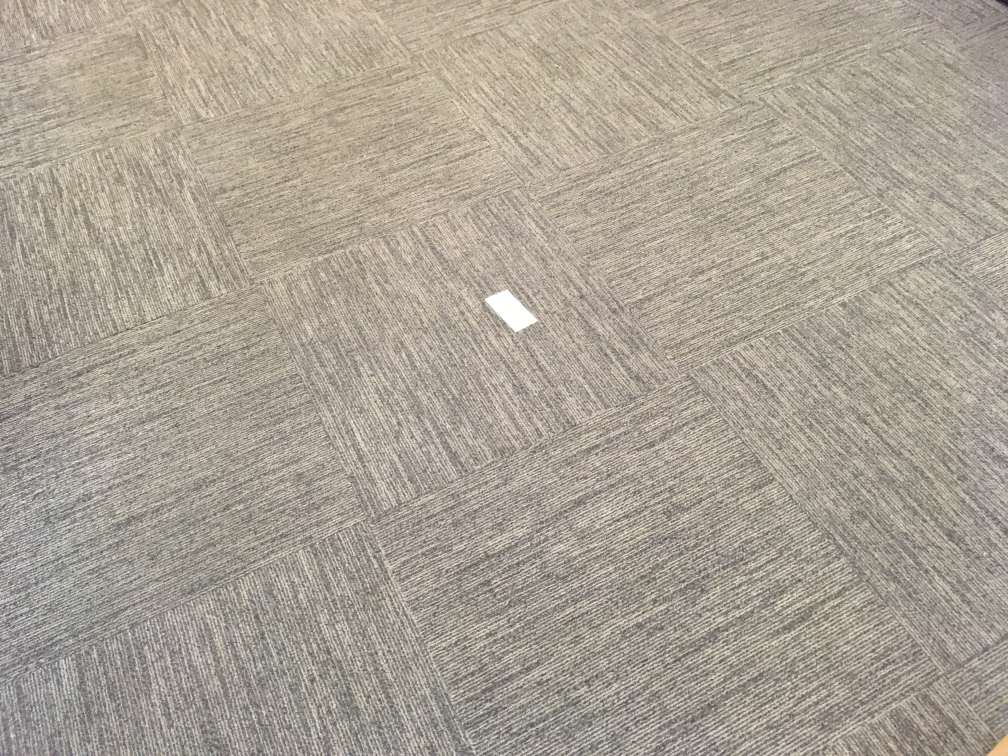
#> input picture IMG_0006.JPG, 4032 x 3024 px, found by its file name (shown at 1/4 size)
$ python main.py
#> lines starting #> are read from the running program, lines starting #| are printed output that depends on the picture; after the words box and inside, x2 and y2 are one past the last pixel; in counts of white or black regions, pixels touching at a corner belong together
### grip.py
import cv2
import numpy
import math
from enum import Enum

class GripPipeline:
    """
    An OpenCV pipeline generated by GRIP.
    """

    def __init__(self):
        """initializes all values to presets or None if need to be set
        """

        self.__hsl_threshold_hue = [0.0, 180.0]
        self.__hsl_threshold_saturation = [0.0, 255.0]
        self.__hsl_threshold_luminance = [200, 255.0]

        self.hsl_threshold_output = None

        self.__cv_erode_src = self.hsl_threshold_output
        self.__cv_erode_kernel = None
        self.__cv_erode_anchor = (-1, -1)
        self.__cv_erode_iterations = 10.0
        self.__cv_erode_bordertype = cv2.BORDER_CONSTANT
        self.__cv_erode_bordervalue = (-1)

        self.cv_erode_output = None

        self.__find_contours_input = self.cv_erode_output
        self.__find_contours_external_only = False

        self.find_contours_output = None

        self.__filter_contours_contours = self.find_contours_output
        self.__filter_contours_min_area = 10000.0
        self.__filter_contours_min_perimeter = 0.0
        self.__filter_contours_min_width = 0.0
        self.__filter_contours_max_width = 100000.0
        self.__filter_contours_min_height = 0.0
        self.__filter_contours_max_height = 100000.0
        self.__filter_contours_solidity = [0, 100]
        self.__filter_contours_max_vertices = 1000000.0
        self.__filter_contours_min_vertices = 0.0
        self.__filter_contours_min_ratio = 0.0
        self.__filter_contours_max_ratio = 1000.0

        self.filter_contours_output = None


    def process(self, source0):
        """
        Runs the pipeline and sets all outputs to new values.
        """
        # Step HSL_Threshold0:
        self.__hsl_threshold_input = source0
        (self.hsl_threshold_output) = self.__hsl_threshold(self.__hsl_threshold_input, self.__hsl_threshold_hue, self.__hsl_threshold_saturation, self.__hsl_threshold_luminance)

        # Step CV_erode0:
        self.__cv_erode_src = self.hsl_threshold_output
        (self.cv_erode_output) = self.__cv_erode(self.__cv_erode_src, self.__cv_erode_kernel, self.__cv_erode_anchor, self.__cv_erode_iterations, self.__cv_erode_bordertype, self.__cv_erode_bordervalue)

        # Step Find_Contours0:
        self.__find_contours_input = self.cv_erode_output
        (self.find_contours_output) = self.__find_contours(self.__find_contours_input, self.__find_contours_external_only)

        # Step Filter_Contours0:
        self.__filter_contours_contours = self.find_contours_output
        (self.filter_contours_output) = self.__filter_contours(self.__filter_contours_contours, self.__filter_contours_min_area, self.__filter_contours_min_perimeter, self.__filter_contours_min_width, self.__filter_contours_max_width, self.__filter_contours_min_height, self.__filter_contours_max_height, self.__filter_contours_solidity, self.__filter_contours_max_vertices, self.__filter_contours_min_vertices, self.__filter_contours_min_ratio, self.__filter_contours_max_ratio)


    @staticmethod
    def __hsl_threshold(input, hue, sat, lum):
        """Segment an image based on hue, saturation, and luminance ranges.
        Args:
            input: A BGR numpy.ndarray.
            hue: A list of two numbers the are the min and max hue.
            sat: A list of two numbers the are the min and max saturation.
            lum: A list of two numbers the are the min and max luminance.
        Returns:
            A black and white numpy.ndarray.
        """
        out = cv2.cvtColor(input, cv2.COLOR_BGR2HLS)
        return cv2.inRange(out, (hue[0], lum[0], sat[0]),  (hue[1], lum[1], sat[1]))

    @staticmethod
    def __cv_erode(src, kernel, anchor, iterations, border_type, border_value):
        """Expands area of lower value in an image.
        Args:
           src: A numpy.ndarray.
           kernel: The kernel for erosion. A numpy.ndarray.
           iterations: the number of times to erode.
           border_type: Opencv enum that represents a border type.
           border_value: value to be used for a constant border.
        Returns:
            A numpy.ndarray after erosion.
        """
        return cv2.erode(src, kernel, anchor, iterations = (int) (iterations +0.5),
                            borderType = border_type, borderValue = border_value)

    @staticmethod
    def __find_contours(input, external_only):
        """Sets the values of pixels in a binary image to their distance to the nearest black pixel.
        Args:
            input: A numpy.ndarray.
            external_only: A boolean. If true only external contours are found.
        Return:
            A list of numpy.ndarray where each one represents a contour.
        """
        if(external_only):
            mode = cv2.RETR_EXTERNAL
        else:
            mode = cv2.RETR_LIST
        method = cv2.CHAIN_APPROX_SIMPLE
        contours, hierarchy =cv2.findContours(input, mode=mode, method=method)
        return contours

    @staticmethod
    def __filter_contours(input_contours, min_area, min_perimeter, min_width, max_width,
                        min_height, max_height, solidity, max_vertex_count, min_vertex_count,
                        min_ratio, max_ratio):
        """Filters out contours that do not meet certain criteria.
        Args:
            input_contours: Contours as a list of numpy.ndarray.
            min_area: The minimum area of a contour that will be kept.
            min_perimeter: The minimum perimeter of a contour that will be kept.
            min_width: Minimum width of a contour.
            max_width: MaxWidth maximum width.
            min_height: Minimum height.
            max_height: Maximimum height.
            solidity: The minimum and maximum solidity of a contour.
            min_vertex_count: Minimum vertex Count of the contours.
            max_vertex_count: Maximum vertex Count.
            min_ratio: Minimum ratio of width to height.
            max_ratio: Maximum ratio of width to height.
        Returns:
            Contours as a list of numpy.ndarray.
        """
        output = []
        for contour in input_contours:
            x,y,w,h = cv2.boundingRect(contour)
            if (w < min_width or w > max_width):
                continue
            if (h < min_height or h > max_height):
                continue
            area = cv2.contourArea(contour)
            if (area < min_area):
                continue
            if (cv2.arcLength(contour, True) < min_perimeter):
                continue
            hull = cv2.convexHull(contour)
            solid = 100 * area / cv2.contourArea(hull)
            if (solid < solidity[0] or solid > solidity[1]):
                continue
            if (len(contour) < min_vertex_count or len(contour) > max_vertex_count):
                continue
            ratio = (float)(w) / h
            if (ratio < min_ratio or ratio > max_ratio):
                continue
            output.append(contour)
        return output

### rungrip.py
import grip
import cv2
import numpy
import math
import config

def getContours(image):
	gripfunc = grip.GripPipeline()
	gripfunc.process(image)
	contours = gripfunc.filter_contours_output
	return contours;

def filterContours(image, contours):
	cnt = contours[0]
	for n in contours:
		if cv2.contourArea(n) >= cv2.contourArea(cnt):
			cnt = n
	if config.display:
		cv2.drawContours(image, cnt, -1, (0,0,0), 7)
	return cnt

def centroid(contour, image):
	M = cv2.moments(contour)
	# print M
	cx = int(M['m10']/M['m00'])
	cy = int(M['m01']/M['m00'])
	cv2.circle(image, (cx, cy), 15, [25,25,245], -1)
	return (cx, cy)

def rectangle(contour, image, centroid):
	rect = cv2.minAreaRect(contour)
	rectwidth = int(rect[1][1])
	rectlength = int(rect[1][0])
	angledeg = 90 - rect[2]
	if angledeg > 90:
		angledeg = angledeg - 180
	if rectlength > rectwidth:
		angledeg = angledeg + 90
	anglerad = numpy.radians(angledeg)
	if config.display:
		cx = centroid[0]
		cy = centroid[1]
		box = cv2.boxPoints(rect)
		box = numpy.int0(box)
		img = cv2.drawContours(image,[box],0,(25,25,245),8)
		if rectwidth > rectlength:
			img = cv2.line(image, (int(cx + math.cos(anglerad)*rectwidth/2), int(cy - math.sin(anglerad)*rectwidth/2)), (int(cx - math.cos(anglerad)*rectwidth/2), int(cy + math.sin(anglerad)*rectwidth/2)), (0,0,0), 8)
		else:
			img = cv2.line(image, (int(cx + math.cos(anglerad)*rectlength/2), int(cy - math.sin(anglerad)*rectlength/2)), (int(cx - math.cos(anglerad)*rectlength/2), int(cy + math.sin(anglerad)*rectlength/2)), (0,0,0), 8)
	return angledeg

### main.py
import rungrip
import cv2
import config
import images
from networktables import NetworkTables
import WebCam
import sys

def process(image):
	if config.display:
		cv2.imshow('unprocessed', image)
	contours = rungrip.getContours(image)
	rectAngle = -1000
	if len(contours) >= 1:
		contour = rungrip.filterContours(image, contours)
		centroid = rungrip.centroid(contour, image)
		rectAngle = rungrip.rectangle(contour, image, centroid)
		if config.display:
			if config.test:
				cv2.imshow('processed', image)
				cv2.waitKey(0)
				cv2.destroyAllWindows()
			else:
				cv2.imshow('processed', image)
				cv2.waitKey(1)
				cv2.destroyAllWindows()
	return rectAngle

if config.test:
	image = images.images[0]
	img = cv2.imread(image)
#> img is the input picture: shape (3024, 4032, 3); mean B, G, R 149.6, 162.2, 170.8
	process(img)
#> in __hsl_threshold, `out = cv2.cvtColor(input, cv2.COLOR_BGR2HLS)`: out: shape (3024, 4032, 3); mean of channels 0, 1, 2 19.1, 160.4, 32.9
#> in __hsl_threshold, `return cv2.inRange(out, (hue[0], lum[0], sat[0]),  (hue[1], lum[1], sa..`:
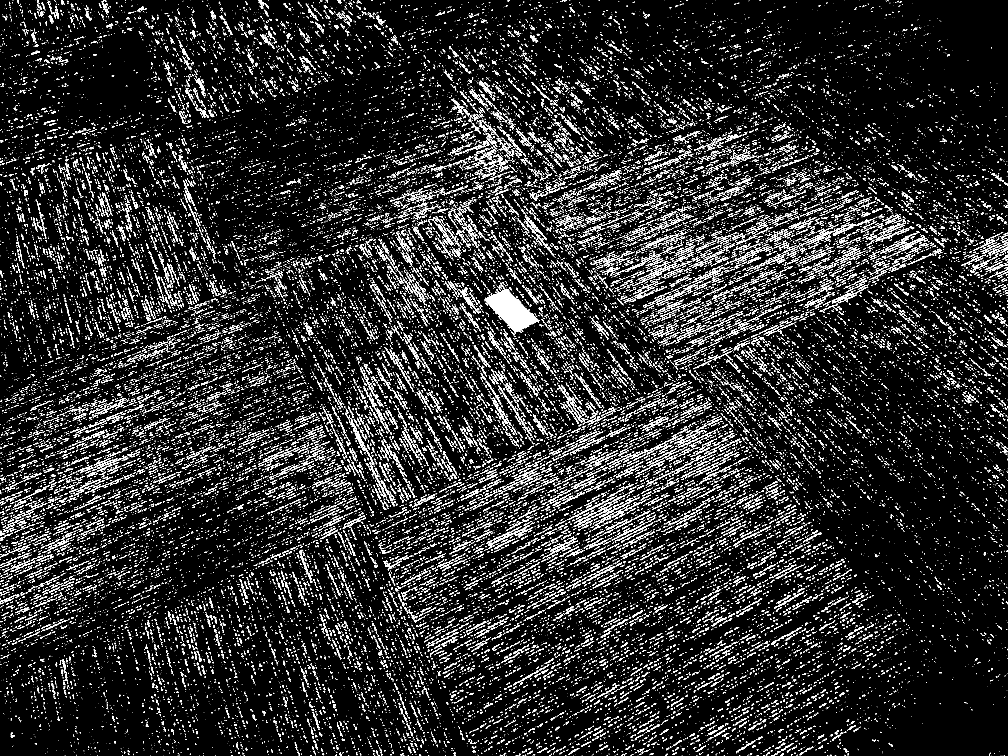
#> returned value: shape (3024, 4032) (shown at 1/4 size); 8% white; 52782 white regions (39328 under 20 px)
#> in process, `contours = rungrip.getContours(image)`: contours = 1 contour; box (x1, y1, x2, y2) and area: (1960, 1173, 2131, 1314) 10235
#> in filterContours, `cnt = contours[0]`: cnt = contour of 213 points, box (x1, y1, x2, y2) (1960, 1173, 2131, 1314), area 10235
#> the loop in filterContours, `for n in contours:` made 1 pass
#> in process, `contour = rungrip.filterContours(image, contours)`: contour has the same summary as cnt in filterContours
#> in centroid, `M = cv2.moments(contour)`: M = moments, m00 10235, centre m10/m00, m01/m00 = (2044.4, 1242)
#> in centroid, `cx = int(M['m10']/M['m00'])`: cx = 2044
#> in centroid, `cy = int(M['m01']/M['m00'])`: cy = 1242
#> in process, `centroid = rungrip.centroid(contour, image)`: centroid = (2044, 1242)
#> in rectangle, `rect = cv2.minAreaRect(contour)`: rect = ((2044.5, 1240), (72.83, 176.1), -45)
#> in rectangle, `rectwidth = int(rect[1][1])`: rectwidth = 176
#> in rectangle, `rectlength = int(rect[1][0])`: rectlength = 72
#> in rectangle, `angledeg = 90 - rect[2]`: angledeg = 135
#> in rectangle, `angledeg = angledeg - 180`: angledeg = -45
#> in rectangle, `anglerad = numpy.radians(angledeg)`: anglerad = -0.785
#> in rectangle, `cx = centroid[0]`: cx = 2044
#> in rectangle, `cy = centroid[1]`: cy = 1242
#> in rectangle, `box = cv2.boxPoints(rect)`: box = [[2081, 1328], [1956.5, 1203.5], [2008, 1152], [2132.5, 1276.5]]
#> in rectangle, `box = numpy.int0(box)`: box = [[2081, 1328], [1956, 1203], [2008, 1152], [2132, 1276]]
#> in process, `rectAngle = rungrip.rectangle(contour, image, centroid)`: rectAngle = -45
else:
	shuffleboard = NetworkTables.getTable('PID')
	while True:
		img = WebCam.getImage()
		angle = process(img)
		if angle == -1000:
			shuffleboard.putNumber('Is Floor Tape Visible?', 0)
			sys.stdout.write("Tape is not visible.")
			shuffleboard.putNumber('Floor Beta', angle)
		else:
			shuffleboard.putNumber('Is Floor Tape Visible?', 1)
			sys.stdout.write("Angle:" + str(angle))
			shuffleboard.putNumber('Floor Beta', angle)
